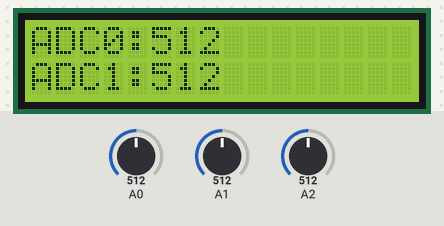
A sketch run on a simulated Arduino Uno, built with avr-gcc and run on an emulated ATmega328P. Shown: 16×2 character LCD. The test bench sets the inputs (shaded band); at power-on: A0 = 512, A1 = 512, A2 = 512.

Above: at 1.2 s.
1.3 s: A0 set to 716
At 5.2 s:
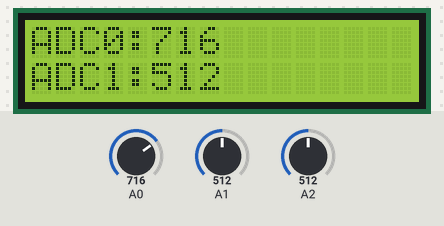
11.2 s: A1 set to 716
At 13.0 s:
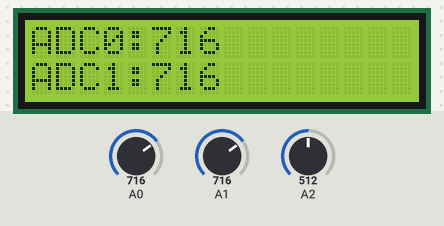
16.2 s: A2 set to 716
At 19.2 s:
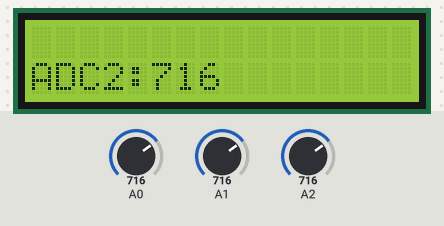
21.6 s: A0 set to 900
At 25.3 s:
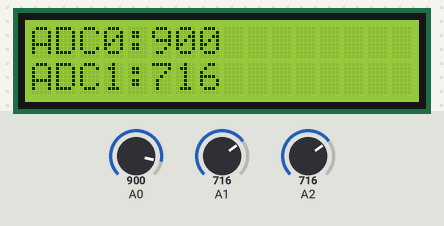
27.6 s: A1 set to 900
At 28.6 s:
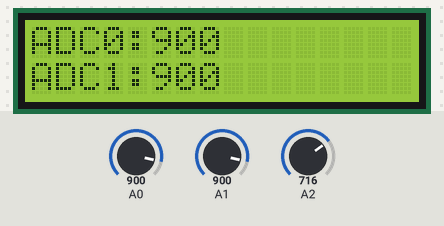
32.6 s: A2 set to 900
At 34.8 s:
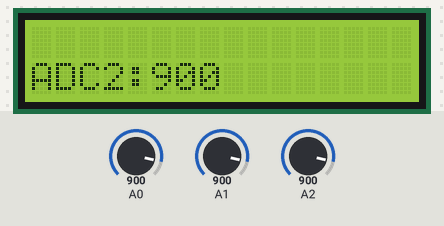
Timing chart, 0 to 36.3 s (numbered marks = the images above; inputs shaded):
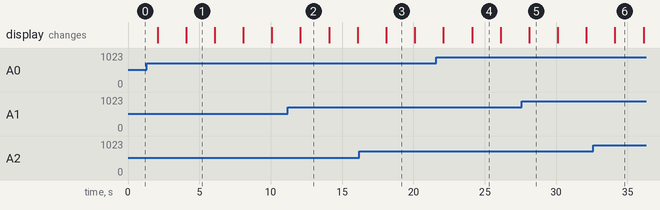

The sketch:

_3ADC.ino
```cpp
#include <LiquidCrystal.h>
LiquidCrystal lcd (13,12,8,7,4,2); //13-Rs,12-en,8-D4,7-D5,4-D6,2-D7
int adc0 ;
int adc1;
int adc2;

void setup()
{
  Serial.begin(9600);
  lcd.begin (16,2);
}

void loop()
{

  adc0 = analogRead(A0);
  lcd.setCursor(0,0);
  lcd.print("ADC0:");
  lcd.setCursor(5,0);
  lcd.print (adc0);

   adc1 = analogRead(A1);
   lcd.setCursor(0,1);
   lcd.print("ADC1:");
   lcd.setCursor(5,1);
   lcd.print (adc1);
   delay(2000);
   lcd.clear();
   lcd.setCursor(0,1);
   adc2 = analogRead(A2);
   lcd.setCursor(0,1);
   lcd.print("ADC2:");
   lcd.setCursor(5,1);
   lcd.print (adc2);
    delay(2000);

}
```

Measured:
- after the input at 1.3 s, the display: first differs from a run without the input after 2.8 s (image 1)
- after the input at 11.2 s, the display: changes after 0.89 s (image 2)
- after the input at 16.2 s, the display: changes after 1.9 s (image 3)
- after the input at 21.6 s, the display: first differs from a run without the input after 2.5 s (image 4)
- after the input at 27.6 s, the display: changes after 0.51 s (image 5)
- after the input at 32.6 s, the display: changes after 1.5 s (image 6)
- what the display in image 1 shows lasts 2.0 s, from 4.1 s to 6.1 s
